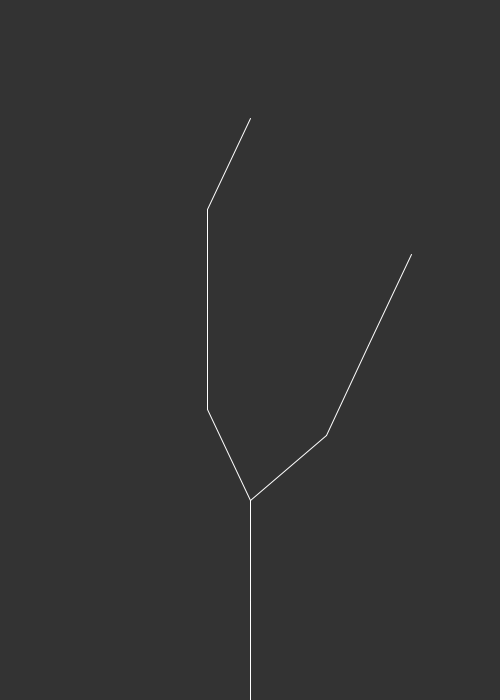
Frame 1 (no input)
Frame 60 (the mouse pressed at the canvas centre just before this capture): identical to frame 1, image omitted
Frame 120 (the mouse held since frame 60 and released just before this capture): identical to frame 1, image omitted

The Processing sketch that drew this single still picture (run headless with seeded random() and noise(); from frame 60 on, the mouse is pressed at the canvas centre):

// Processing sketch: lsystemtree
// ── lsystemtree.pde
import java.util.TreeMap;
float len = 200;
float angle = radians(25);


TreeMap<String, String> rules = new TreeMap<String, String>();
//ArrayList<String> strings = new ArrayList<String>();
String output = "F"; //start with F

void setup() {
  size(500, 700);
  //rules.put("F", "FF+[+F-F--F]-[-F+F++F]");
  rules.put("F", "FF+[+F-FF]-[-F+F[F+F]]");
  translate(width / 2, height);
  //rules.put("C", "CAC");
  background(51);
  generate();
}

void turtle() {
  len *= 0.5;
  resetMatrix();
  translate(width / 2, height);
  stroke(255);
  //len = 100;
  for (int i = 0; i < output.length(); i += 1) {
    String ch = str(output.charAt(i));

    if (ch.equals("F")) {
      line(0, 0, 0, -len);
      translate(0, -len);
      //len *= 0.5;
      //println(ch);
    } else if (ch.equals("+")) {
      rotate(angle);
    } else if (ch.equals("-")) {
      rotate(-angle);
    } else if (ch.equals("[")) {
      pushMatrix();
    } else if (ch.equals("]")) {
      popMatrix();
    }
  }
}

void generate() {

  String newOutput = "";

  for (int i = 0; i < output.length(); i += 1) {
    String ch = str(output.charAt(i));


    String replace = rules.get(ch);
    if (replace == null) {
      newOutput += ch;
    } else {
      newOutput += replace;
    }
  }
  //strings.add(output);
  output = newOutput;
  //background(51);
  turtle();
  //println(output);
}

void draw() {
  //background(0);
  fill(255);
  stroke(255);
  //int y = 10;
  //for (int i = 0; i < strings.size(); i += 1) {
  //  text(strings.get(i), 10, y);
  //  y += 10;
  //  if (y > height) {
  //    break;
  //  }
  //}
  //generate();
  //pushMatrix();
  //turtle();
  //popMatrix();
}

void mouseClicked() {
  generate();
}
